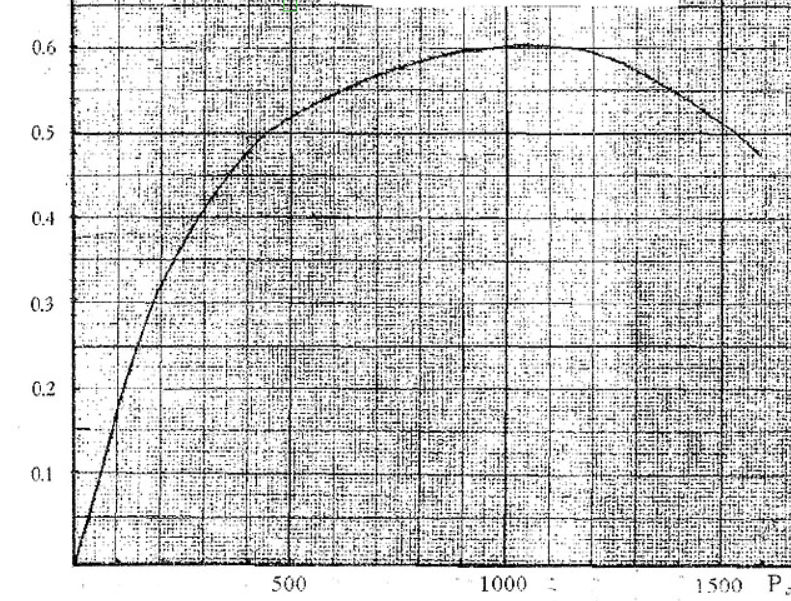
#> input picture march/smpl.png, 791 x 601 px
$ jupyter execute 'Graph Network.ipynb'
#> lines starting #> are read from the running program, lines starting #| are printed output that depends on the picture
[cell 1]
import pandas as pd
import matplotlib.pyplot as plt
import numpy as np
import random
from PIL import Image, ImageDraw
import time
import scipy
from scipy import ndimage

[cell 2]
image = Image.open('march/smpl.png');
#> image is the input picture: PIL image 791x601 RGB; mean R, G, B 208.3, 208.3, 208.3
draw=ImageDraw.Draw(image);
pixl = image.load()

[cell 3]
N = np.asarray(image)

[cell 4]
image_h = 0;
image_w = 0;
if (len(N)):
    image_h = len(N);
#> image_h = 601
    image_w = len(N[0]);
#> image_w = 791
ar_d = np.zeros((image_h,image_w));
ar_n = np.zeros((image_h,image_w));

[cell 5]
# [8 lines left out: function Grey, not called in this run]

def Bright(iv = 0):
    factor = iv;
    if (iv == 0):
        factor = int(input('factor: '));
    print('factor: {}'.format(factor));
    for i in range(image_w):
        for j in range(image_h):
            a = pixl[i,j][0] + factor;
            b = pixl[i,j][1] + factor;
            c = pixl[i,j][2] + factor;
            if (a<0):
                a = 0;
            if (b<0):
                b = 0;
            if (c<0):
                c=0;
            if (a>255):
                a=255;
            if (b>255):
                b=255;
            if (c>255):
                c=255;
            draw.point((i,j),(a,b,c))

# [7 lines left out: function Negative, not called in this run]

def Noise(noise_interval = 0):
    factor = noise_interval;
    if (noise_interval == 0):
        factor = int(input('factor:'))
    for i in range(image_w):
        for j in range(image_h):
            rand = random.randint(-factor, factor)
            a = pixl[i, j][0] + rand
            b = pixl[i, j][1] + rand
            c = pixl[i, j][2] + rand
            if (a < 0):
                a = 0
            if (b < 0):
                b = 0
            if (c < 0):
                c = 0
            if (a > 255):
                a = 255
            if (b > 255):
                b = 255
            if (c > 255):
                c = 255
            draw.point((i, j), (a, b, c))

def Blur(isRadial = True, cycles = 1):
    print("blur cycles: {}".format(cycles))
    while(cycles):
        for i in range(0,image_w):
            for j in range(0,image_h):
                a = pixl[i,j][0];
                b = pixl[i,j][1];
                c = pixl[i,j][2];
                a1=a2=a3=a4=0;
                b1=b2=b3=b4=0;
                c1=c2=c3=c4=0;
                if (isRadial):
                    if (i>1):
                        a2 = pixl[i-1,j][0];
                        b2 = pixl[i-1,j][1];
                        c2 = pixl[i-1,j][2];
                    if (j>1):
                        a4 = pixl[i,j-1][0];
                        b4 = pixl[i,j-1][1];
                        c4 = pixl[i,j-1][2];
                    if (j<image_h-1):
                        a3 = pixl[i,j+1][0];
                        b3 = pixl[i,j+1][1];
                        c3 = pixl[i,j+1][2];
                    if (i<image_w-1):
                        a1 = pixl[i+1,j][0];
                        b1 = pixl[i+1,j][1];
                        c1 = pixl[i+1,j][2];
                else:
                    if ((i>1) and (j>1)):
                        a1 = pixl[i-1,j-1][0];
                        b1 = pixl[i-1,j-1][1];
                        c1 = pixl[i-1,j-1][2];
                    if ((i<image_w-1) and (j<image_h-1)):
                        a2 = pixl[i+1,j+1][0];
                        b2 = pixl[i+1,j+1][1];
                        c2 = pixl[i+1,j+1][2];
                    if ((i<image_w-1) and (j>1)):
                        a3 = pixl[i+1,j-1][0];
                        b3 = pixl[i+1,j-1][1];
                        c3 = pixl[i+1,j-1][2];
                    if ((i>1) and (j>image_h-1)):
                        a4 = pixl[i-1,j+1][0];
                        b4 = pixl[i-1,j+1][1];
                        c4 = pixl[i-1,j+1][2];
                a = int((a+a1+a2+a3+a4)/5);
                b = int((b+b1+b2+b3+b4)/5);
                c = int((c+c1+c2+c3+c4)/5);
                draw.point((i,j),(a,b,c));
        cycles=cycles-1;

def Save():
    image.save("march/ans.png", "PNG");

[cell 6]
# [7 lines left out: function GetDeriviative, not called in this run]

[cell 7]
image = Image.open('march/smpl.png');
draw=ImageDraw.Draw(image);
pixl = image.load()

#Blur(True, 5);
Noise(100);
Blur(True, 5);
#> after the loop in Blur, `while(cycles):`: cycles = 0
Bright(70);
Noise(35);
Blur(True, 5);
Bright(35);
#Negative();
Save();
#> in Save, `image.save("march/ans.png", "PNG");`:
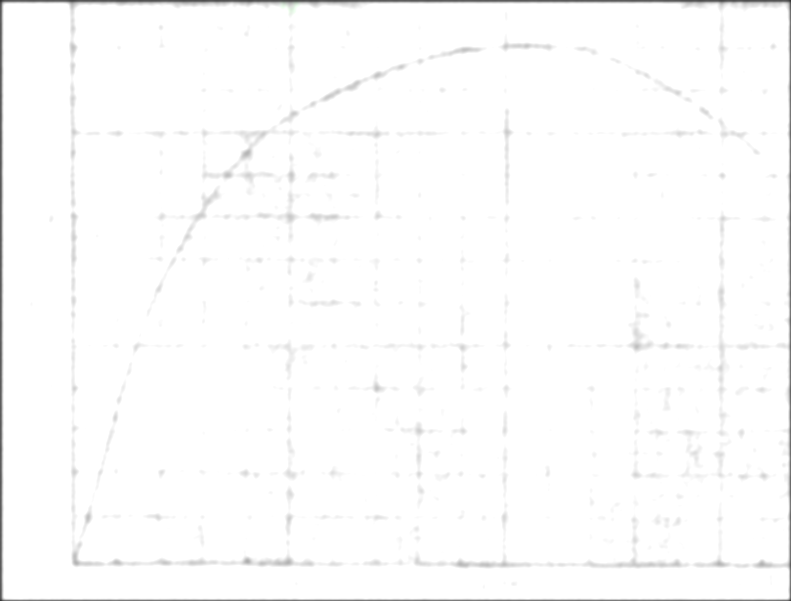
#> saved as ans.png: PIL image 791x601 RGB; mean R, G, B 251.9, 251.9, 251.9
